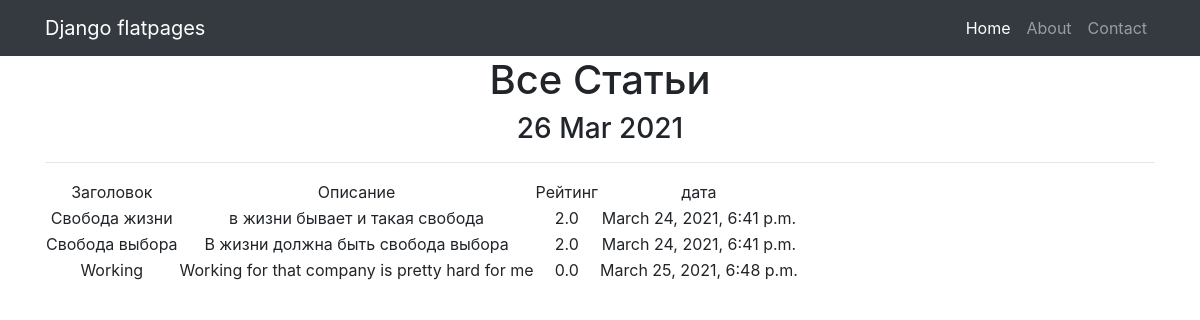
Page /Posts/ on the committed database.
### news/models.py (models this page shows)
class Post(models.Model):
    news = 'news'
    article = 'article'
    Posts = [(news, 'news'), (article, 'article'), ('select', 'select')]
    choosing = models.BooleanField(default=False)
    time_in = models.DateTimeField(auto_now_add=True)
    title = models.CharField(max_length=255, unique=True)
    text = models.CharField(max_length=255)
    rating = models.FloatField(default=0.0)

### news/views.py (the view)
# urls.py: path('', Postlist.as_view()),
class Postlist(ListView):
    model = Post
    template_name = 'Post.html'  # указываем имя шаблона, в котором будет лежать html, в котором будут все инструкции о том, как именно пользователю должны вывестись наши объекты
    context_object_name = 'posts'  # это имя списка, в котором будут лежать все объекты, его надо указать, чтобы обратиться к самому списку объектов через html-шаблон
    queryset = Post.objects.order_by('id')
    def get_context_data(self, **kwargs):
        context = super().get_context_data(**kwargs)
        context['time_now'] = datetime.datetime.utcnow()  # добавим переменную текущей даты time_now
        return context

### templates/post.html (shortened to what this page needs)
{% extends 'flatpages/default.html' %}
{% block content %}
    <h1>Все Статьи</h1>
    <h3>{{ time_now|date:'d M Y' }}</h3>
    <hr>
    {% if posts %}
        <table>
            <tr>
                <td>
                    Заголовок
                </td>
                <td>
                    Описание
                </td>
                <td>
                    Рейтинг
                </td>
                <td>
                    дата
                </td>
            </tr>
        {% for post in posts %}
            <tr>
                <td>
                    {{ post.title }}
                </td>
                <td>
                    {{ post.text|truncatechars:50 }}
                </td>
                <td>
                    {{ post.rating}}
                </td>
                <td>
                    {{post.time_in}}
                </td>
            </tr>
        {% endfor %}
        </table>
    {% else %}
        <h2>Статей нет</h2>
    {% endif %}
{% endblock content %}

### templates/flatpages/default.html (shortened to what this page needs)
{% load static %}
<!DOCTYPE html>
<html lang="en">
<head>
  <link href="{% static 'vendor/bootstrap/css/bootstrap.min.css' %}" rel="stylesheet">
</head>
<body>
  <nav class="navbar navbar-expand-lg navbar-dark bg-dark static-top">
    <div class="container">
      <a class="navbar-brand" href="#">Django flatpages</a>
      <div class="collapse navbar-collapse" id="navbarResponsive">
        <ul class="navbar-nav ml-auto">
          <li class="nav-item active">
            <a class="nav-link" href="#">Home
            </a>
          </li>
          <li class="nav-item">
            <a class="nav-link" href="/about/">About</a>
          </li>
          <li class="nav-item">
            <a class="nav-link" href="/contacts/">Contact</a>
          </li>
        </ul>
      </div>
    </div>
  </nav>
  <div class="container">
    <div class="row">
      <div class="col-lg-12 text-center">
       {% block content %}{% endblock content %}
      </div>
    </div>
  </div>
</body>
</html>

### rows in the picture
Post: title "Свобода жизни", text "в жизни бывает и такая свобода", rating "2.0", time_in "March 24, 2021, 6:41 p.m."
Post: title "Свобода выбора", text "В жизни должна быть свобода выбора", rating "2.0", time_in "March 24, 2021, 6:41 p.m."
Post: title "Working", text "Working for that company is pretty hard for me", rating "0.0", time_in "March 25, 2021, 6:48 p.m."

### other values in the picture
{{ time_now|date:'d M Y' }} "26 Mar 2021"
